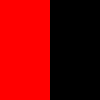
Frame 1 (no input)
Frame 60 (the mouse pressed at the canvas centre just before this capture): identical to frame 1, image omitted
Frame 120 (the mouse held since frame 60 and released just before this capture): identical to frame 1, image omitted

The Processing sketch that drew this single still picture (run headless with seeded random() and noise(); from frame 60 on, the mouse is pressed at the canvas centre):

// Processing sketch: processing_132520
// ── processing_132520.pde

abstract class Juego {

    abstract public void _draw();
    
    abstract public void _mousePressed();
}

class Juego1 extends Juego {

    Juego1() {
        background(255, 0, 0);
    }

    public void _draw() {
        ellipseMode(CENTER);
        stroke(0, 40);
        fill(0, 20);
        ellipse(mouseX, mouseY, 10, 10);
    }
    
    public void _mousePressed() {
        juegoActivo = new Menu();
    }
    
    
}

class Juego2 extends Juego {

    private float alfa;
    
    Juego2() {
        background(80);
        alfa = height;
    }
    public void _draw() {
        fill(80, 120, 220);
        rect(0, alfa, width, height - alfa);
    }
    
    public void _mousePressed() {
        if (alfa > 0) {
            alfa -= 20;
        } else {
            juegoActivo = new Menu();
        }
    }
}

class Menu extends Juego {
    public void _draw() {
        noStroke();
        fill(255, 0, 0);
        rect(0, 0, width * .5, height);
        fill(0);
        rect(width * .5, 0, width * .5, height);
        
    }
    
    public void _mousePressed() {
        if(mouseX < width * .5) {
            juegoActivo = new Juego1();
        } else {
            juegoActivo = new Juego2();
        }
    }
}

Juego juegoActivo;

void setup() {
    juegoActivo = new Menu();
}

void draw() {
    juegoActivo._draw();
    }
    
void mousePressed() {
    juegoActivo._mousePressed();
   }
    
    
